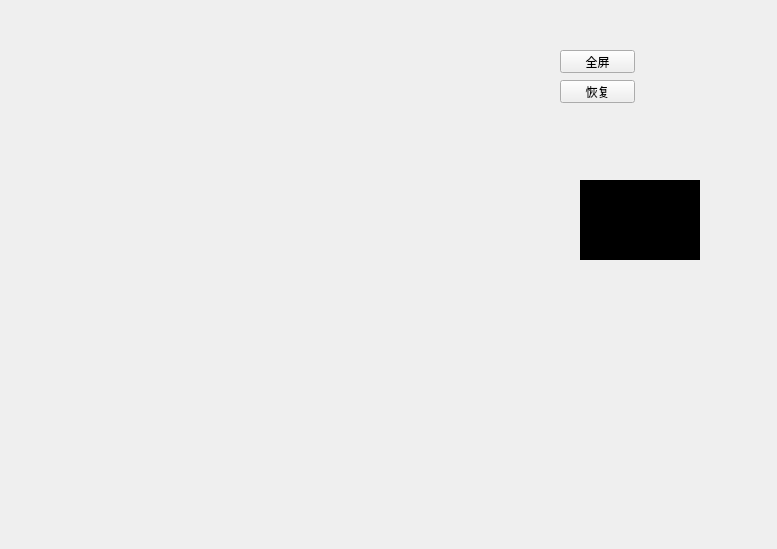
<?xml version="1.0" encoding="UTF-8"?>
<ui version="4.0">
 <class>FullShowTest</class>
 <widget class="QMainWindow" name="FullShowTest">
  <property name="geometry">
   <rect>
    <x>0</x>
    <y>0</y>
    <width>777</width>
    <height>549</height>
   </rect>
  </property>
  <property name="windowTitle">
   <string>FullShowTest</string>
  </property>
  <widget class="QWidget" name="centralWidget">
   <widget class="WndImage" name="id_full_widget" native="true">
    <property name="geometry">
     <rect>
      <x>20</x>
      <y>50</y>
      <width>531</width>
      <height>391</height>
     </rect>
    </property>
   </widget>
   <widget class="QPushButton" name="id_btn_full_show">
    <property name="geometry">
     <rect>
      <x>560</x>
      <y>50</y>
      <width>75</width>
      <height>23</height>
     </rect>
    </property>
    <property name="text">
     <string>全屏</string>
    </property>
   </widget>
   <widget class="QPushButton" name="id_btn_normal">
    <property name="geometry">
     <rect>
      <x>560</x>
      <y>80</y>
      <width>75</width>
      <height>23</height>
     </rect>
    </property>
    <property name="text">
     <string>恢复</string>
    </property>
   </widget>
   <widget class="QWidget" name="id_widget" native="true">
    <property name="geometry">
     <rect>
      <x>580</x>
      <y>180</y>
      <width>120</width>
      <height>80</height>
     </rect>
    </property>
    <property name="styleSheet">
     <string notr="true">background-color: rgb(0, 0, 0);</string>
    </property>
   </widget>
  </widget>
 </widget>
 <layoutdefault spacing="6" margin="11"/>
 <customwidgets>
  <customwidget>
   <class>WndImage</class>
   <extends>QWidget</extends>
   <header>wndimage.h</header>
   <container>1</container>
  </customwidget>
 </customwidgets>
 <resources/>
 <connections/>
</ui>
